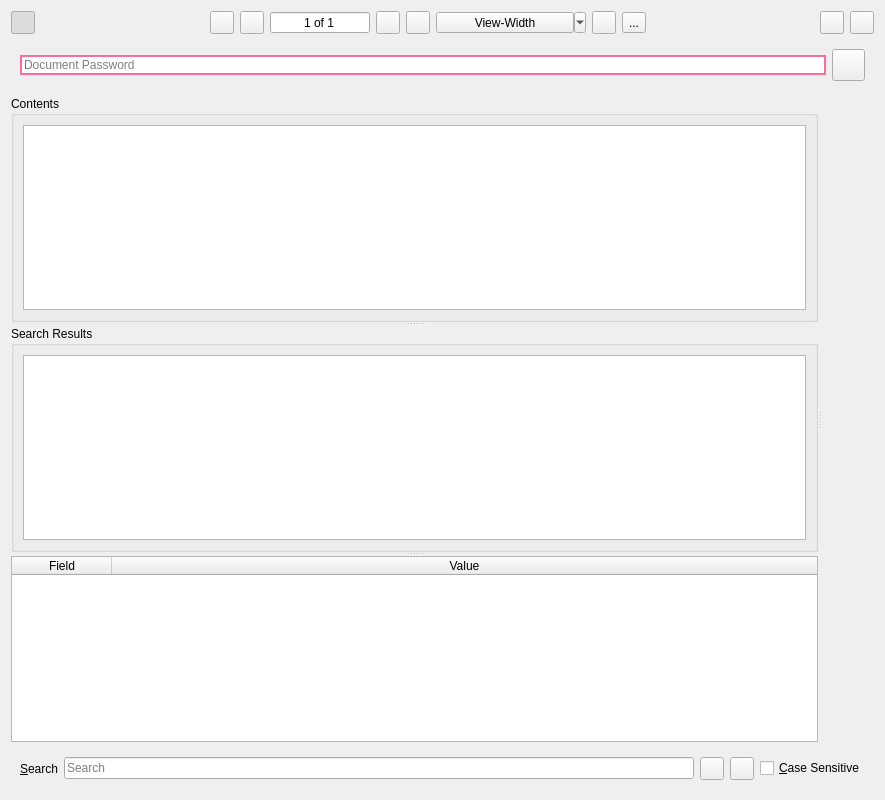
<?xml version="1.0" encoding="UTF-8"?>
<ui version="4.0">
 <class>wise_pdf_view</class>
 <widget class="QWidget" name="wise_pdf_view">
  <property name="geometry">
   <rect>
    <x>0</x>
    <y>0</y>
    <width>885</width>
    <height>800</height>
   </rect>
  </property>
  <property name="windowTitle">
   <string>Form</string>
  </property>
  <layout class="QVBoxLayout" name="verticalLayout_4">
   <item>
    <layout class="QHBoxLayout" name="horizontalLayout">
     <item>
      <widget class="QToolButton" name="left_panel">
       <property name="toolTip">
        <string>Left Panel</string>
       </property>
       <property name="text">
        <string/>
       </property>
       <property name="icon">
        <iconset resource="../Icons/icons.qrc">
         <normaloff>:/left-panel.png</normaloff>:/left-panel.png</iconset>
       </property>
       <property name="checkable">
        <bool>true</bool>
       </property>
       <property name="checked">
        <bool>true</bool>
       </property>
      </widget>
     </item>
     <item>
      <spacer name="horizontalSpacer_2">
       <property name="orientation">
        <enum>Qt::Horizontal</enum>
       </property>
       <property name="sizeHint" stdset="0">
        <size>
         <width>40</width>
         <height>20</height>
        </size>
       </property>
      </spacer>
     </item>
     <item>
      <widget class="QToolButton" name="first_page">
       <property name="toolTip">
        <string>First Page</string>
       </property>
       <property name="icon">
        <iconset resource="../Icons/icons.qrc">
         <normaloff>:/first-page.svg</normaloff>:/first-page.svg</iconset>
       </property>
      </widget>
     </item>
     <item>
      <widget class="QToolButton" name="previous_page">
       <property name="toolTip">
        <string>Previous Page</string>
       </property>
       <property name="icon">
        <iconset resource="../Icons/icons.qrc">
         <normaloff>:/previous-page.svg</normaloff>:/previous-page.svg</iconset>
       </property>
      </widget>
     </item>
     <item>
      <widget class="QSpinBox" name="page">
       <property name="minimumSize">
        <size>
         <width>100</width>
         <height>0</height>
        </size>
       </property>
       <property name="alignment">
        <set>Qt::AlignCenter</set>
       </property>
       <property name="buttonSymbols">
        <enum>QAbstractSpinBox::NoButtons</enum>
       </property>
       <property name="suffix">
        <string> of 1</string>
       </property>
       <property name="minimum">
        <number>1</number>
       </property>
      </widget>
     </item>
     <item>
      <widget class="QToolButton" name="next_page">
       <property name="toolTip">
        <string>Next Page</string>
       </property>
       <property name="icon">
        <iconset resource="../Icons/icons.qrc">
         <normaloff>:/next-page.svg</normaloff>:/next-page.svg</iconset>
       </property>
      </widget>
     </item>
     <item>
      <widget class="QToolButton" name="last_page">
       <property name="toolTip">
        <string>Last Page</string>
       </property>
       <property name="icon">
        <iconset resource="../Icons/icons.qrc">
         <normaloff>:/last-page.svg</normaloff>:/last-page.svg</iconset>
       </property>
      </widget>
     </item>
     <item>
      <widget class="QToolButton" name="view_size">
       <property name="minimumSize">
        <size>
         <width>150</width>
         <height>0</height>
        </size>
       </property>
       <property name="text">
        <string>View-Width</string>
       </property>
       <property name="popupMode">
        <enum>QToolButton::MenuButtonPopup</enum>
       </property>
       <property name="toolButtonStyle">
        <enum>Qt::ToolButtonTextBesideIcon</enum>
       </property>
      </widget>
     </item>
     <item>
      <widget class="QToolButton" name="zoom_in">
       <property name="toolTip">
        <string>Zoom In</string>
       </property>
       <property name="icon">
        <iconset resource="../Icons/icons.qrc">
         <normaloff>:/zoom-in.png</normaloff>:/zoom-in.png</iconset>
       </property>
       <property name="shortcut">
        <string>Ctrl+=</string>
       </property>
      </widget>
     </item>
     <item>
      <widget class="QToolButton" name="zoom_out">
       <property name="toolTip">
        <string>Zoom Out</string>
       </property>
       <property name="text">
        <string>...</string>
       </property>
       <property name="icon">
        <iconset resource="../Icons/icons.qrc">
         <normaloff>:/zoom-out.png</normaloff>:/zoom-out.png</iconset>
       </property>
       <property name="shortcut">
        <string>Ctrl+-</string>
       </property>
      </widget>
     </item>
     <item>
      <spacer name="horizontalSpacer">
       <property name="orientation">
        <enum>Qt::Horizontal</enum>
       </property>
       <property name="sizeHint" stdset="0">
        <size>
         <width>40</width>
         <height>20</height>
        </size>
       </property>
      </spacer>
     </item>
     <item>
      <widget class="QToolButton" name="print">
       <property name="toolTip">
        <string>Print Document</string>
       </property>
       <property name="icon">
        <iconset resource="../Icons/icons.qrc">
         <normaloff>:/print.svg</normaloff>:/print.svg</iconset>
       </property>
      </widget>
     </item>
     <item>
      <widget class="QToolButton" name="search_show">
       <property name="toolTip">
        <string>Show Search Frame</string>
       </property>
       <property name="text">
        <string/>
       </property>
       <property name="icon">
        <iconset resource="../Icons/icons.qrc">
         <normaloff>:/search.svg</normaloff>:/search.svg</iconset>
       </property>
       <property name="checkable">
        <bool>true</bool>
       </property>
      </widget>
     </item>
    </layout>
   </item>
   <item>
    <widget class="QFrame" name="password_frame">
     <property name="sizePolicy">
      <sizepolicy hsizetype="Preferred" vsizetype="Maximum">
       <horstretch>0</horstretch>
       <verstretch>0</verstretch>
      </sizepolicy>
     </property>
     <layout class="QHBoxLayout" name="horizontalLayout_2">
      <item>
       <widget class="QLineEdit" name="password">
        <property name="styleSheet">
         <string notr="true">QLineEdit {border: 2px solid #fd6c9e;}</string>
        </property>
        <property name="placeholderText">
         <string>Document Password</string>
        </property>
       </widget>
      </item>
      <item>
       <widget class="QToolButton" name="password_accept">
        <property name="toolTip">
         <string>Set Password</string>
        </property>
        <property name="icon">
         <iconset resource="../Icons/icons.qrc">
          <normaloff>:/ok.svg</normaloff>:/ok.svg</iconset>
        </property>
        <property name="iconSize">
         <size>
          <width>25</width>
          <height>25</height>
         </size>
        </property>
       </widget>
      </item>
     </layout>
    </widget>
   </item>
   <item>
    <widget class="QSplitter" name="splitter">
     <property name="orientation">
      <enum>Qt::Horizontal</enum>
     </property>
     <property name="childrenCollapsible">
      <bool>false</bool>
     </property>
     <widget class="QSplitter" name="contents_splitter">
      <property name="orientation">
       <enum>Qt::Vertical</enum>
      </property>
      <property name="childrenCollapsible">
       <bool>false</bool>
      </property>
      <widget class="QGroupBox" name="contents_groupbox">
       <property name="title">
        <string>Contents</string>
       </property>
       <layout class="QVBoxLayout" name="verticalLayout">
        <item>
         <widget class="QTreeView" name="contents">
          <property name="tabKeyNavigation">
           <bool>true</bool>
          </property>
          <property name="alternatingRowColors">
           <bool>true</bool>
          </property>
          <property name="selectionBehavior">
           <enum>QAbstractItemView::SelectRows</enum>
          </property>
          <property name="verticalScrollMode">
           <enum>QAbstractItemView::ScrollPerPixel</enum>
          </property>
          <property name="horizontalScrollMode">
           <enum>QAbstractItemView::ScrollPerPixel</enum>
          </property>
          <property name="uniformRowHeights">
           <bool>true</bool>
          </property>
          <property name="animated">
           <bool>true</bool>
          </property>
          <attribute name="headerVisible">
           <bool>false</bool>
          </attribute>
          <attribute name="headerDefaultSectionSize">
           <number>55</number>
          </attribute>
         </widget>
        </item>
       </layout>
      </widget>
      <widget class="QGroupBox" name="search_results_group_box">
       <property name="title">
        <string>Search Results</string>
       </property>
       <layout class="QVBoxLayout" name="verticalLayout_2">
        <item>
         <widget class="QListView" name="search_view">
          <property name="tabKeyNavigation">
           <bool>true</bool>
          </property>
          <property name="alternatingRowColors">
           <bool>true</bool>
          </property>
          <property name="selectionBehavior">
           <enum>QAbstractItemView::SelectRows</enum>
          </property>
          <property name="verticalScrollMode">
           <enum>QAbstractItemView::ScrollPerPixel</enum>
          </property>
          <property name="horizontalScrollMode">
           <enum>QAbstractItemView::ScrollPerPixel</enum>
          </property>
          <property name="uniformItemSizes">
           <bool>true</bool>
          </property>
         </widget>
        </item>
       </layout>
      </widget>
      <widget class="QTableWidget" name="meta">
       <property name="alternatingRowColors">
        <bool>true</bool>
       </property>
       <property name="selectionMode">
        <enum>QAbstractItemView::SingleSelection</enum>
       </property>
       <property name="selectionBehavior">
        <enum>QAbstractItemView::SelectRows</enum>
       </property>
       <property name="verticalScrollMode">
        <enum>QAbstractItemView::ScrollPerPixel</enum>
       </property>
       <property name="horizontalScrollMode">
        <enum>QAbstractItemView::ScrollPerPixel</enum>
       </property>
       <attribute name="horizontalHeaderStretchLastSection">
        <bool>true</bool>
       </attribute>
       <attribute name="verticalHeaderVisible">
        <bool>false</bool>
       </attribute>
       <column>
        <property name="text">
         <string>Field</string>
        </property>
       </column>
       <column>
        <property name="text">
         <string>Value</string>
        </property>
       </column>
      </widget>
     </widget>
     <widget class="QFrame" name="frame">
      <layout class="QVBoxLayout" name="verticalLayout_3"/>
     </widget>
    </widget>
   </item>
   <item>
    <widget class="QFrame" name="search_frame">
     <property name="sizePolicy">
      <sizepolicy hsizetype="Preferred" vsizetype="Maximum">
       <horstretch>0</horstretch>
       <verstretch>0</verstretch>
      </sizepolicy>
     </property>
     <layout class="QHBoxLayout" name="horizontalLayout_4">
      <item>
       <widget class="QLabel" name="label">
        <property name="text">
         <string>&amp;Search</string>
        </property>
        <property name="buddy">
         <cstring>search</cstring>
        </property>
       </widget>
      </item>
      <item>
       <widget class="QLineEdit" name="search">
        <property name="placeholderText">
         <string>Search</string>
        </property>
        <property name="clearButtonEnabled">
         <bool>true</bool>
        </property>
       </widget>
      </item>
      <item>
       <widget class="QToolButton" name="find_next">
        <property name="toolTip">
         <string>Next Search Result</string>
        </property>
        <property name="icon">
         <iconset resource="../Icons/icons.qrc">
          <normaloff>:/next-page.svg</normaloff>:/next-page.svg</iconset>
        </property>
       </widget>
      </item>
      <item>
       <widget class="QToolButton" name="find_previous">
        <property name="toolTip">
         <string>Previous Search Result</string>
        </property>
        <property name="icon">
         <iconset resource="../Icons/icons.qrc">
          <normaloff>:/previous-page.svg</normaloff>:/previous-page.svg</iconset>
        </property>
       </widget>
      </item>
      <item>
       <widget class="QCheckBox" name="case_sensitive">
        <property name="text">
         <string>&amp;Case Sensitive</string>
        </property>
        <property name="checkable">
         <bool>true</bool>
        </property>
       </widget>
      </item>
     </layout>
    </widget>
   </item>
  </layout>
 </widget>
 <tabstops>
  <tabstop>left_panel</tabstop>
  <tabstop>first_page</tabstop>
  <tabstop>previous_page</tabstop>
  <tabstop>page</tabstop>
  <tabstop>next_page</tabstop>
  <tabstop>last_page</tabstop>
  <tabstop>zoom_in</tabstop>
  <tabstop>zoom_out</tabstop>
  <tabstop>print</tabstop>
  <tabstop>password</tabstop>
  <tabstop>password_accept</tabstop>
  <tabstop>contents</tabstop>
  <tabstop>search_view</tabstop>
  <tabstop>meta</tabstop>
  <tabstop>search</tabstop>
  <tabstop>find_next</tabstop>
  <tabstop>find_previous</tabstop>
  <tabstop>case_sensitive</tabstop>
  <tabstop>search_show</tabstop>
 </tabstops>
 <resources>
  <include location="../Icons/icons.qrc"/>
 </resources>
 <connections/>
</ui>
